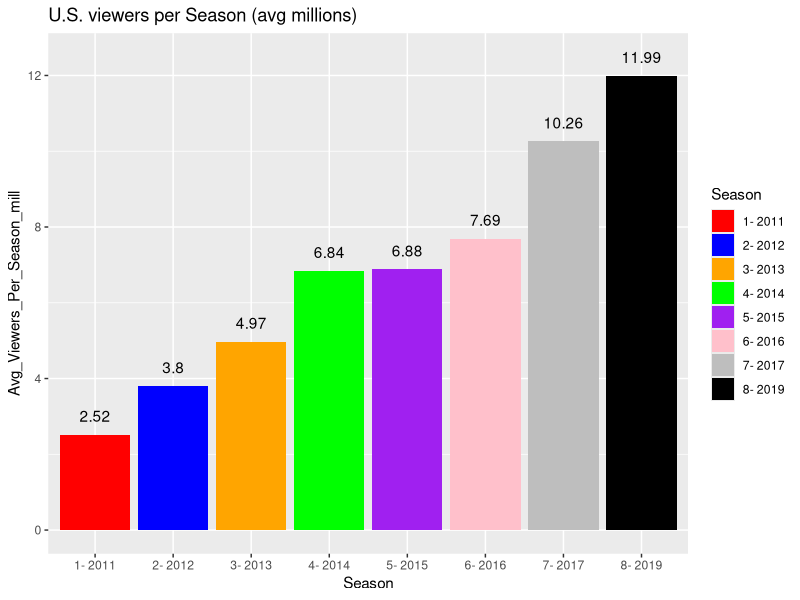

This figure's R source:
## ---- chunk 1
library(ggplot2)
GOT <- data.frame(
  Season = c("1- 2011", "2- 2012", "3- 2013", "4- 2014", "5- 2015", "6- 2016", "7- 2017", "8- 2019"), Avg_Viewers_Per_Season_mill = c(2.52, 3.8, 4.97, 6.84, 6.88, 7.69, 10.26, 11.99))

## ---- chunk 2
GOT_VIEWS <- ggplot(GOT, aes(x = Season, y = Avg_Viewers_Per_Season_mill, fill= Season))+
  geom_bar(stat = "identity")

GOT_VIEWS + scale_fill_manual(values = c("red", "blue", "orange", "green", "purple", "pink", "grey", "black")) + labs(title = "U.S. viewers per Season (avg millions)", x = "Season", y = "Avg_Viewers_Per_Season_mill")+ geom_text(aes(label = signif(Avg_Viewers_Per_Season_mill)), nudge_y = 0.5)
